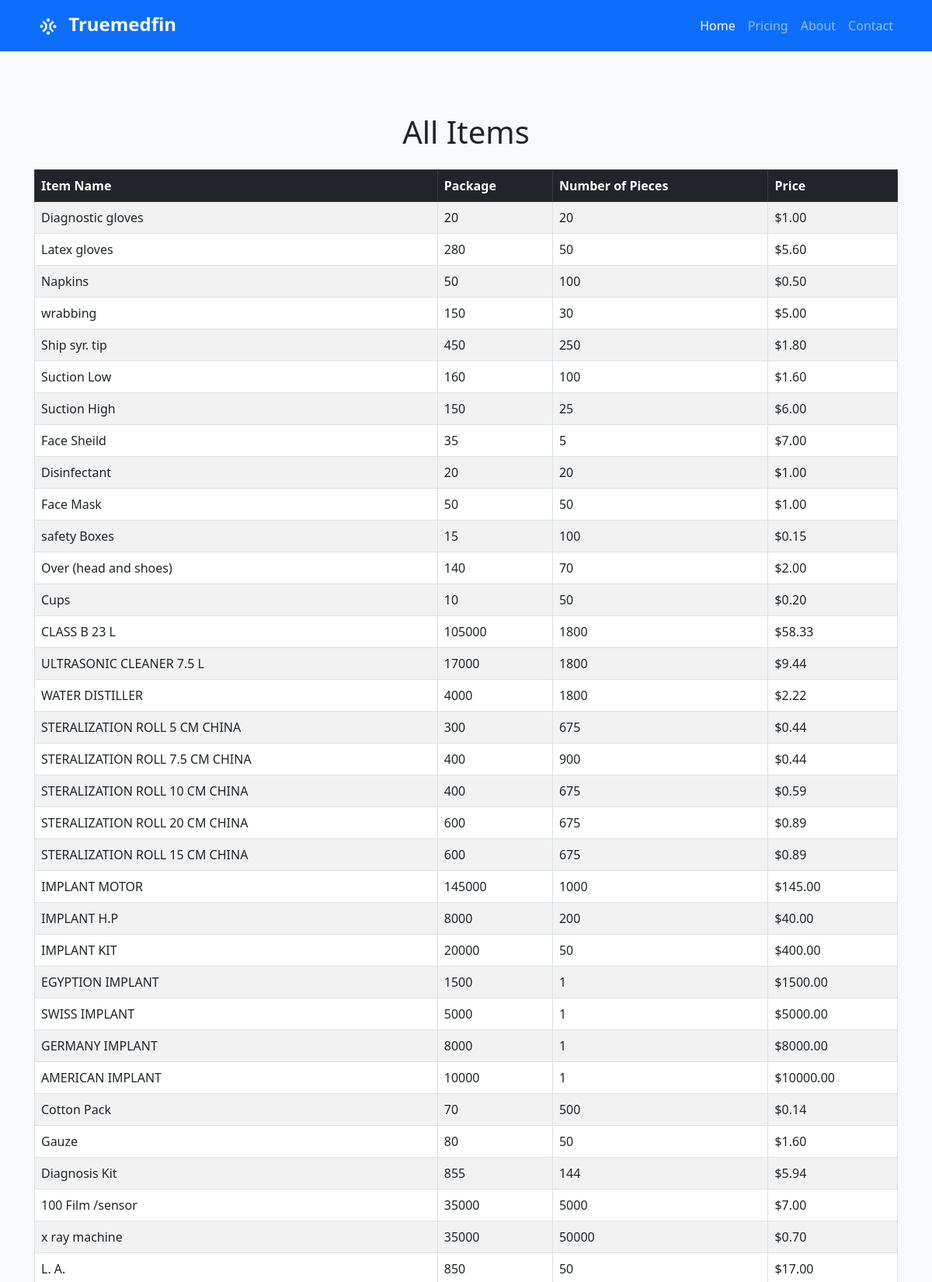
/pricing/all-items/ (upper part), run on the app's committed database.
### dashboard/models.py (models this page shows, shortened)
class Item(models.Model):
    name = models.CharField(max_length=100)
    package = models.IntegerField()
    number_of_pieces = models.IntegerField()
    def price(self):
        if self.number_of_pieces == 0 or self.package == 0:
            return 0
        return self.package / self.number_of_pieces

### dashboard/views.py (the view)
# urls.py: path('all-items/', AllItemsView.as_view(), name='all_items'),
class AllItemsView(TemplateView):
    template_name = 'all_items.html'
    def get_context_data(self, **kwargs):
        context = super().get_context_data(**kwargs)
        context['items'] = Item.objects.all()  # Pass all items to the template
        return context

### templates/all_items.html (shortened to what this page needs)
{% extends "base.html" %} {% block title %}All Items{% endblock %} {% block content %}
<div class="container mt-5">
    <h1 class="text-center mb-4">All Items</h1>
    <div class="table-responsive">
        <table class="table table-bordered table-striped">
            <thead class="table-dark">
                <tr>
                    <th>Item Name</th>
                    <th>Package</th>
                    <th>Number of Pieces</th>
                    <th>Price</th>
                </tr>
            </thead>
            <tbody>
                {% for item in items %}
                <tr>
                    <td>{{ item.name }}</td>
                    <td>{{ item.package }}</td>
                    <td>{{ item.number_of_pieces }}</td>
                    <td>${{ item.price|floatformat:2 }}</td>
                </tr>
                {% endfor %}
            </tbody>
        </table>
    </div>
</div>
{% endblock %}

### templates/base.html (style rules this page uses)
body { background-color: #f8f9fa; }

### data on the page
Item: name "Diagnostic gloves", package "20", number_of_pieces "20", price "1.00"
Item: name "Latex gloves", package "280", number_of_pieces "50", price "5.60"
Item: name "Napkins", package "50", number_of_pieces "100", price "0.50"
Item: name "wrabbing", package "150", number_of_pieces "30", price "5.00"
Item: name "Ship syr. tip", package "450", number_of_pieces "250", price "1.80"
Item: name "Suction Low", package "160", number_of_pieces "100", price "1.60"
Item: name "Suction High", package "150", number_of_pieces "25", price "6.00"
Item: name "Face Sheild", package "35", number_of_pieces "5", price "7.00"
Item: name "Disinfectant", package "20", number_of_pieces "20", price "1.00"
Item: name "Face Mask", package "50", number_of_pieces "50", price "1.00"
Item: name "safety Boxes", package "15", number_of_pieces "100", price "0.15"
Item: name "Over (head and shoes)", package "140", number_of_pieces "70", price "2.00"
Item: name "Cups", package "10", number_of_pieces "50", price "0.20"
Item: name "CLASS B 23 L", package "105000", number_of_pieces "1800", price "58.33"
Item: name "ULTRASONIC CLEANER 7.5 L", package "17000", number_of_pieces "1800", price "9.44"
Item: name "WATER DISTILLER", package "4000", number_of_pieces "1800", price "2.22"
Item: name "STERALIZATION ROLL 5 CM CHINA", package "300", number_of_pieces "675", price "0.44"
Item: name "STERALIZATION ROLL 7.5 CM CHINA", package "400", number_of_pieces "900", price "0.44"
Item: name "STERALIZATION ROLL 10 CM CHINA", package "400", number_of_pieces "675", price "0.59"
Item: name "STERALIZATION ROLL 20 CM CHINA", package "600", number_of_pieces "675", price "0.89"
Item: name "STERALIZATION ROLL 15 CM CHINA", package "600", number_of_pieces "675", price "0.89"
Item: name "IMPLANT MOTOR", package "145000", number_of_pieces "1000", price "145.00"
Item: name "IMPLANT H.P", package "8000", number_of_pieces "200", price "40.00"
Item: name "IMPLANT KIT", package "20000", number_of_pieces "50", price "400.00"
Item: name "EGYPTION IMPLANT", package "1500", number_of_pieces "1", price "1500.00"
Item: name "SWISS IMPLANT", package "5000", number_of_pieces "1", price "5000.00"
Item: name "GERMANY IMPLANT", package "8000", number_of_pieces "1", price "8000.00"
Item: name "AMERICAN IMPLANT", package "10000", number_of_pieces "1", price "10000.00"
Item: name "Cotton Pack", package "70", number_of_pieces "500", price "0.14"
Item: name "Gauze", package "80", number_of_pieces "50", price "1.60"
Item: name "Diagnosis Kit", package "855", number_of_pieces "144", price "5.94"
Item: name "100 Film /sensor", package "35000", number_of_pieces "5000", price "7.00"
Item: name "x ray machine", package "35000", number_of_pieces "50000", price "0.70"
Item: name "L. A.", package "850", number_of_pieces "50", price "17.00"
